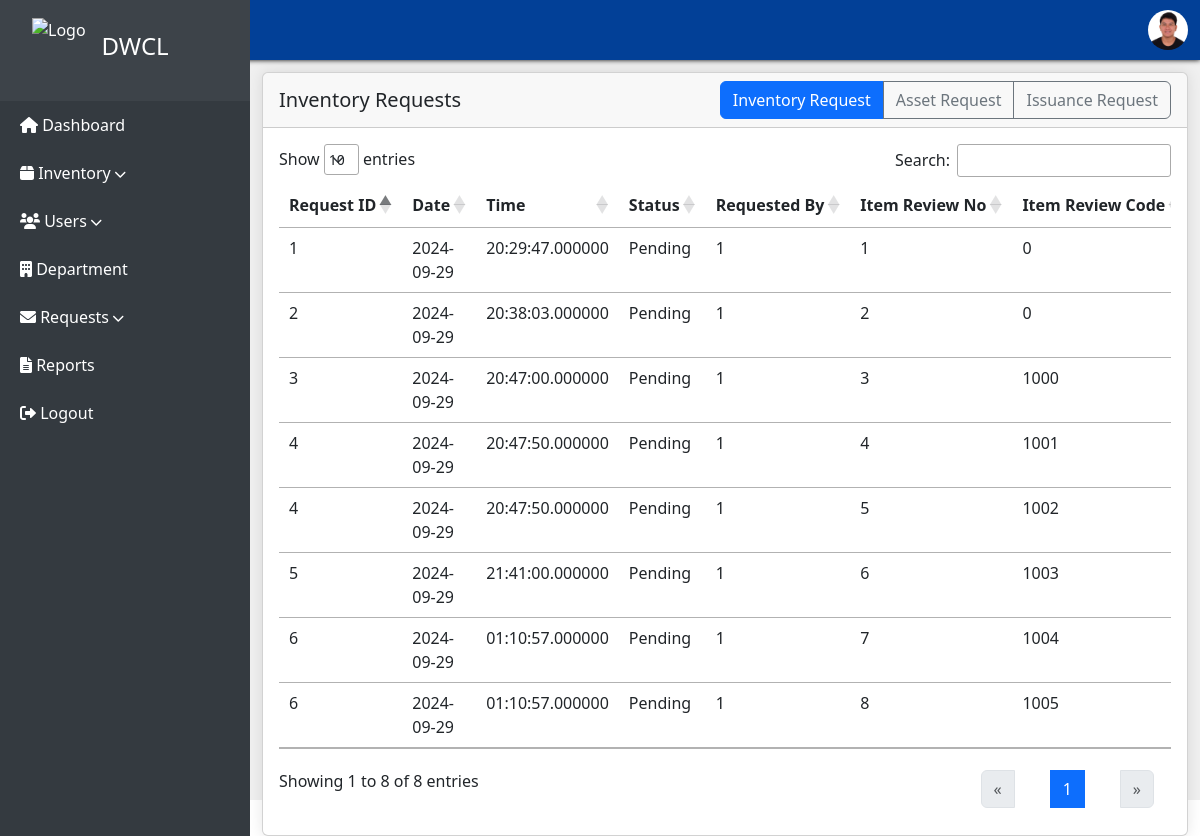
/request-list3.php (signed in), run on the app's committed database.
### tables this page shows
CREATE TABLE `user` (
  `userID` int(11) NOT NULL,
  `firstName` varchar(100) NOT NULL,
  `middleName` varchar(100) NOT NULL,
  `lastName` varchar(100) NOT NULL,
  `address` varchar(100) NOT NULL,
  `birthdate` date NOT NULL,
  `phoneNo` varchar(100) NOT NULL,
  `position` varchar(100) NOT NULL,
  `userImage` varchar(100) NOT NULL,
  `createdAt` datetime(6) NOT NULL,
  `department` int(100) NOT NULL,
  `acc_id` int(100) NOT NULL
);

CREATE TABLE `item_review` (
  `itemReviewNo` int(11) NOT NULL,
  `itemReviewCode` int(100) NOT NULL,
  `itemReviewName` varchar(100) NOT NULL,
  `description` text NOT NULL,
  `quantity` varchar(100) NOT NULL,
  `dateAcquired` date NOT NULL,
  `unitValue` varchar(100) NOT NULL,
  `totalValue` varchar(100) NOT NULL,
  `image` varchar(500) NOT NULL,
  `category` varchar(100) NOT NULL,
  `loggedAt` datetime(6) NOT NULL,
  `loggedBy` int(100) NOT NULL,
  `inventoryReqID` int(100) NOT NULL
);

CREATE TABLE `inventory_request` (
  `inventoryReqID` int(11) NOT NULL,
  `reqDate` date NOT NULL,
  `reqTime` time(6) NOT NULL,
  `requestStatus` varchar(100) NOT NULL,
  `requestedBy` int(11) NOT NULL
);

### request-list3.php (the view, shortened to what this page needs)
<?php
include 'backend/connection.php';
$queryInventory = "
    SELECT
        ir.inventoryReqID,
        ir.reqdate,
        ir.reqtime,
        ir.requestStatus,
        ir.requestedBy,
        ird.itemReviewNo,
        ird.itemReviewCode,
        ird.itemReviewName,
        ird.description,
        ird.quantity,
        ird.dateAcquired,
        ird.unitValue,
        ird.totalValue,
        ird.image,
        ird.category,
        ird.loggedAt,
        ird.loggedBy
    FROM inventory_request ir
    LEFT JOIN item_review ird ON ir.inventoryReqID = ird.inventoryReqID
";
$resultInventory = $conn->query($queryInventory);
?>
<!DOCTYPE html>
<html lang="en">
<head>
    <link rel="stylesheet" type="text/css" href="https://cdn.datatables.net/1.13.4/css/jquery.dataTables.min.css">
    <link rel="stylesheet" type="text/css" href="https://cdn.datatables.net/1.13.4/css/dataTables.bootstrap5.min.css">
    <link rel="stylesheet" type="text/css" href="https://cdn.datatables.net/responsive/2.4.1/css/responsive.bootstrap5.min.css">
</head>
<body>
<?php require "header.php"; ?>
<div class="main-content">
    <div class="content1">
        <nav aria-label="breadcrumb">
            <ol class="breadcrumb p-3">
                <li class="breadcrumb-item"><a href="#">Home</a></li>
                <li class="breadcrumb-item"><a href="#">Requests</a></li>
                <li class="breadcrumb-item active" aria-current="page">Inventory Requests</li>
            </ol>
        </nav>
        <div class="container mt-1">
            <div class="row">
                <div class="col-md-12 col-lg-12 mx-auto">
                    <div class="card">
                        <div class="card-header d-flex justify-content-between align-items-center">
                            <h5 class="card-title mb-0">Inventory Requests</h5>
                            <div class="btn-group" role="group" aria-label="Request Type">
                                <button type="button" class="btn btn-primary" id="inventoryRequestBtn">Inventory Request</button>
                                <button type="button" class="btn btn-outline-secondary" id="assetRequestBtn">Asset Request</button>
                                <button type="button" class="btn btn-outline-secondary" id="issuanceRequestBtn">Issuance Request</button>
                            </div>
                        </div>
                        <div class="card-body">
                            <div id="inventoryRequestTable">
                                <div class="table-responsive">
                                <table class="table table-hover tble-item" id="inventoryRequestDataTable">
                                    <thead>
                                        <tr>
                                            <th class="text-nowrap w-auto">Request ID</th>
                                            <th class="text-nowrap w-auto">Date</th>
                                            <th class="text-nowrap w-auto">Time</th>
                                            <th class="text-nowrap w-auto">Status</th>
                                            <th class="text-nowrap w-auto">Requested By</th>
                                            <th class="text-nowrap w-auto">Item Review No</th>
                                            <th class="text-nowrap w-auto">Item Review Code</th>
                                        </tr>
                                    </thead>
                                    <tbody>
                                        <?php
                                        while ($row = $resultInventory->fetch_assoc()) {
                                            echo '<tr>';
                                            echo '<td>' . htmlspecialchars($row['inventoryReqID']) . '</td>';
                                            echo '<td>' . htmlspecialchars($row['reqdate']) . '</td>';
                                            echo '<td>' . htmlspecialchars($row['reqtime']) . '</td>';
                                            echo '<td>' . htmlspecialchars($row['requestStatus']) . '</td>';
                                            echo '<td>' . htmlspecialchars($row['requestedBy']) . '</td>';
                                            echo '<td>' . htmlspecialchars($row['itemReviewNo']) . '</td>';
                                            echo '<td>' . htmlspecialchars($row['itemReviewCode']) . '</td>';
                                            echo '</tr>';
                                        }
                                        ?>
                                    </tbody>
                                </table>
                                </div>
                            </div>
                        </div>
                    </div>
                </div>
            </div>
        </div>
    </div>
</div>
</body>
</html>

### header.php (shortened to what this page needs)
<?php
if (isset($_SESSION['userID'])) {
    $userID = $_SESSION['userID'];
    include "backend/connection.php";
    $sql = "SELECT u.firstName, u.middleName, u.lastName, u.userImage, a.userType
            FROM user u
            JOIN account a ON u.acc_id = a.acc_id
            WHERE u.userID = ?";
    $stmt = $conn->prepare($sql);
    $stmt->bind_param("i", $userID);
    $stmt->execute();
    $stmt->store_result();
    if ($stmt->num_rows > 0) {
        $stmt->bind_result($firstName, $middleName, $lastName, $profile_image, $userType);
    } else {
        $firstName = $middleName = $lastName = $userType = $profile_image = 'Unknown';
    }
} else {
    $firstName = $middleName = $lastName = $userType = $profile_image = 'Guest';
}
?>
<!DOCTYPE html>
<html lang="en">
<head>
  <link href="https://cdn.jsdelivr.net/npm/bootstrap@5.3.3/dist/css/bootstrap.min.css" rel="stylesheet">
 <link href="https://cdn.jsdelivr.net/npm/bootstrap@5.3.0/dist/css/bootstrap.min.css" rel="stylesheet">
  <link href="https://cdnjs.cloudflare.com/ajax/libs/font-awesome/6.0.0-beta3/css/all.min.css" rel="stylesheet">
  <link rel="stylesheet" href="https://cdn.jsdelivr.net/npm/bootstrap-icons@1.5.0/font/bootstrap-icons.css">
</head>
<body>
<nav class="navbar text-bg-primary  mb-1">
  <div class="container-fluid d-flex justify-content-end">
    <div class="dropdown profile-pic">
      <a href="#" class="d-flex align-items-center text-decoration-none" id="dropdownProfile" data-bs-toggle="dropdown" aria-expanded="false">
        <img src="uploads/<?php echo htmlspecialchars($profile_image); ?>" alt="Profile" class="profile-img rounded-circle" style="height: 40px;">
      </a>
    </div>
  </div>
</nav>
</body>
</html>

### request-list3.php (style rules this page uses)
.main-content { margin-left: 250px; transition: margin-left 0.3s; background-color: rgb(240,240,240); height: 100vh; }
.card { background-color: #fff; box-shadow: 0 0 15px rgba(0, 0, 0, 0.1); }
.card-header { background-color: #f1f3f5; }
.btn-group { position: relative; right: 0; top: 0; }
.btn-outline-secondary { background-color: white; border-color: #ccc; color: #6c757d; }

### header.php (style rules this page uses)
.profile-img { height: 40px; width: auto; object-fit: cover; }
.navbar { height: 60px; background-color: rgb(2, 64, 151) !important; box-shadow: 0 0 5px 0 black; z-index: 1; position:fixed; width:100%; }
.dropdown { height: 100%; }
.d-flex.align-items-center { height: 100%; }

### data on the page
user: userImage (picture)
item_review: inventoryReqID.inventoryReqID "1", inventoryReqID.reqDate "2024-09-29", inventoryReqID.reqTime "20:29:47.000000", inventoryReqID.requestStatus "Pending", inventoryReqID.requestedBy "1", itemReviewNo "1", itemReviewCode "0"
item_review: inventoryReqID.inventoryReqID "2", inventoryReqID.reqDate "2024-09-29", inventoryReqID.reqTime "20:38:03.000000", inventoryReqID.requestStatus "Pending", inventoryReqID.requestedBy "1", itemReviewNo "2", itemReviewCode "0"
item_review: inventoryReqID.inventoryReqID "3", inventoryReqID.reqDate "2024-09-29", inventoryReqID.reqTime "20:47:00.000000", inventoryReqID.requestStatus "Pending", inventoryReqID.requestedBy "1", itemReviewNo "3", itemReviewCode "1000"
item_review: inventoryReqID.inventoryReqID "4", inventoryReqID.reqDate "2024-09-29", inventoryReqID.reqTime "20:47:50.000000", inventoryReqID.requestStatus "Pending", inventoryReqID.requestedBy "1", itemReviewNo "4", itemReviewCode "1001"
item_review: inventoryReqID.inventoryReqID "4", inventoryReqID.reqDate "2024-09-29", inventoryReqID.reqTime "20:47:50.000000", inventoryReqID.requestStatus "Pending", inventoryReqID.requestedBy "1", itemReviewNo "5", itemReviewCode "1002"
item_review: inventoryReqID.inventoryReqID "5", inventoryReqID.reqDate "2024-09-29", inventoryReqID.reqTime "21:41:00.000000", inventoryReqID.requestStatus "Pending", inventoryReqID.requestedBy "1", itemReviewNo "6", itemReviewCode "1003"
item_review: inventoryReqID.inventoryReqID "6", inventoryReqID.reqDate "2024-09-29", inventoryReqID.reqTime "01:10:57.000000", inventoryReqID.requestStatus "Pending", inventoryReqID.requestedBy "1", itemReviewNo "7", itemReviewCode "1004"
item_review: inventoryReqID.inventoryReqID "6", inventoryReqID.reqDate "2024-09-29", inventoryReqID.reqTime "01:10:57.000000", inventoryReqID.requestStatus "Pending", inventoryReqID.requestedBy "1", itemReviewNo "8", itemReviewCode "1005"
